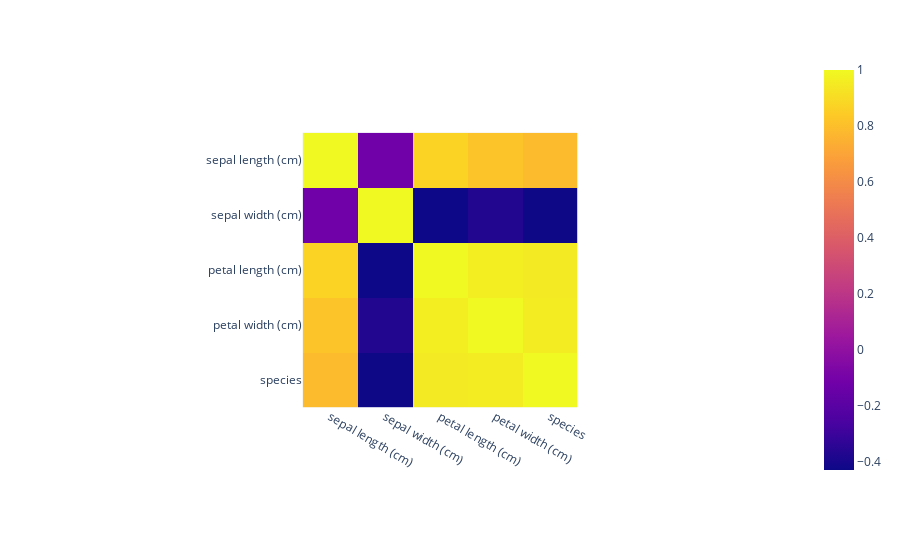

Write notebook code for a chart like this one.
### Code cell
df_corr = df.corr()
px.imshow(df_corr)

### Figure 1 — Plotly figure (JSON) as saved in the notebook; plotly's stock layout.template omitted (floating-point values rounded to 4 significant figures)
{"data": [{"coloraxis": "coloraxis", "hovertemplate": "x: %{x}<br>y: %{y}<br>color: %{z}<extra></extra>", "type": "heatmap", "x": ["sepal length (cm)", "sepal width (cm)", "petal length (cm)", "petal width (cm)", "species"], "y": ["sepal length (cm)", "sepal width (cm)", "petal length (cm)", "petal width (cm)", "species"], "z": [[1, -0.1176, 0.8718, 0.8179, 0.7826], [-0.1176, 1, -0.4284, -0.3661, -0.4267], [0.8718, -0.4284, 1, 0.9629, 0.949], [0.8179, -0.3661, 0.9629, 1, 0.9565], [0.7826, -0.4267, 0.949, 0.9565, 1]]}], "layout": {"autosize": true, "coloraxis": {"colorscale": [[0, "#0d0887"], [0.1111, "#46039f"], [0.2222, "#7201a8"], [0.3333, "#9c179e"], [0.4444, "#bd3786"], [0.5556, "#d8576b"], [0.6667, "#ed7953"], [0.7778, "#fb9f3a"], [0.8889, "#fdca26"], [1, "#f0f921"]]}, "margin": {"t": 60}, "xaxis": {"autorange": true, "constrain": "domain", "domain": [0.3093, 0.6907], "range": [-0.5, 4.5], "scaleanchor": "y", "type": "category"}, "yaxis": {"autorange": true, "constrain": "domain", "domain": [0, 1], "range": [4.5, -0.5], "type": "category"}}}
